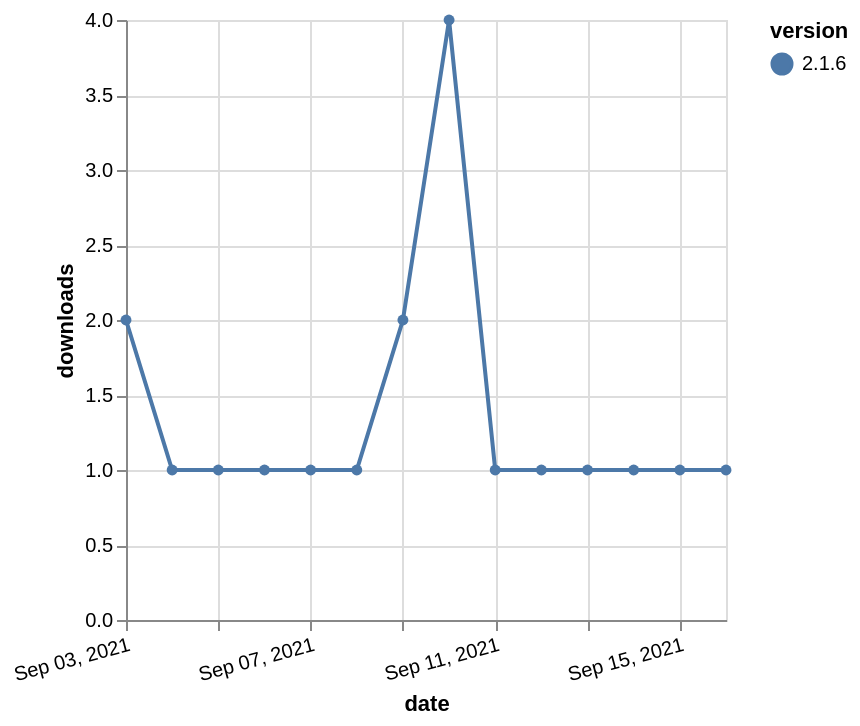

Express this chart as Vega-Lite.
### Vega-Lite specification from a JSON file in a GitHub repository (floating-point values rounded to 4 significant figures)
{"$schema": "https://vega.github.io/schema/vega-lite/v5.json", "description": "A simple bar chart with embedded data.", "data": {"values": [{"date": "2021-09-03", "total": 626, "delta": 2, "version": "2.1.6"}, {"date": "2021-09-04", "total": 627, "delta": 1, "version": "2.1.6"}, {"date": "2021-09-05", "total": 628, "delta": 1, "version": "2.1.6"}, {"date": "2021-09-06", "total": 629, "delta": 1, "version": "2.1.6"}, {"date": "2021-09-07", "total": 630, "delta": 1, "version": "2.1.6"}, {"date": "2021-09-08", "total": 631, "delta": 1, "version": "2.1.6"}, {"date": "2021-09-09", "total": 633, "delta": 2, "version": "2.1.6"}, {"date": "2021-09-10", "total": 637, "delta": 4, "version": "2.1.6"}, {"date": "2021-09-11", "total": 638, "delta": 1, "version": "2.1.6"}, {"date": "2021-09-12", "total": 639, "delta": 1, "version": "2.1.6"}, {"date": "2021-09-13", "total": 640, "delta": 1, "version": "2.1.6"}, {"date": "2021-09-14", "total": 641, "delta": 1, "version": "2.1.6"}, {"date": "2021-09-15", "total": 642, "delta": 1, "version": "2.1.6"}, {"date": "2021-09-16", "total": 643, "delta": 1, "version": "2.1.6"}]}, "width": "container", "mark": {"type": "line", "point": {"filled": true}}, "encoding": {"x": {"field": "date", "type": "temporal", "timeUnit": "yearmonthdate", "title": "date", "axis": {"labelAngle": -15}}, "y": {"field": "delta", "type": "quantitative", "title": "downloads"}, "color": {"field": "version", "type": "nominal"}, "tooltip": {"field": "delta"}}}
